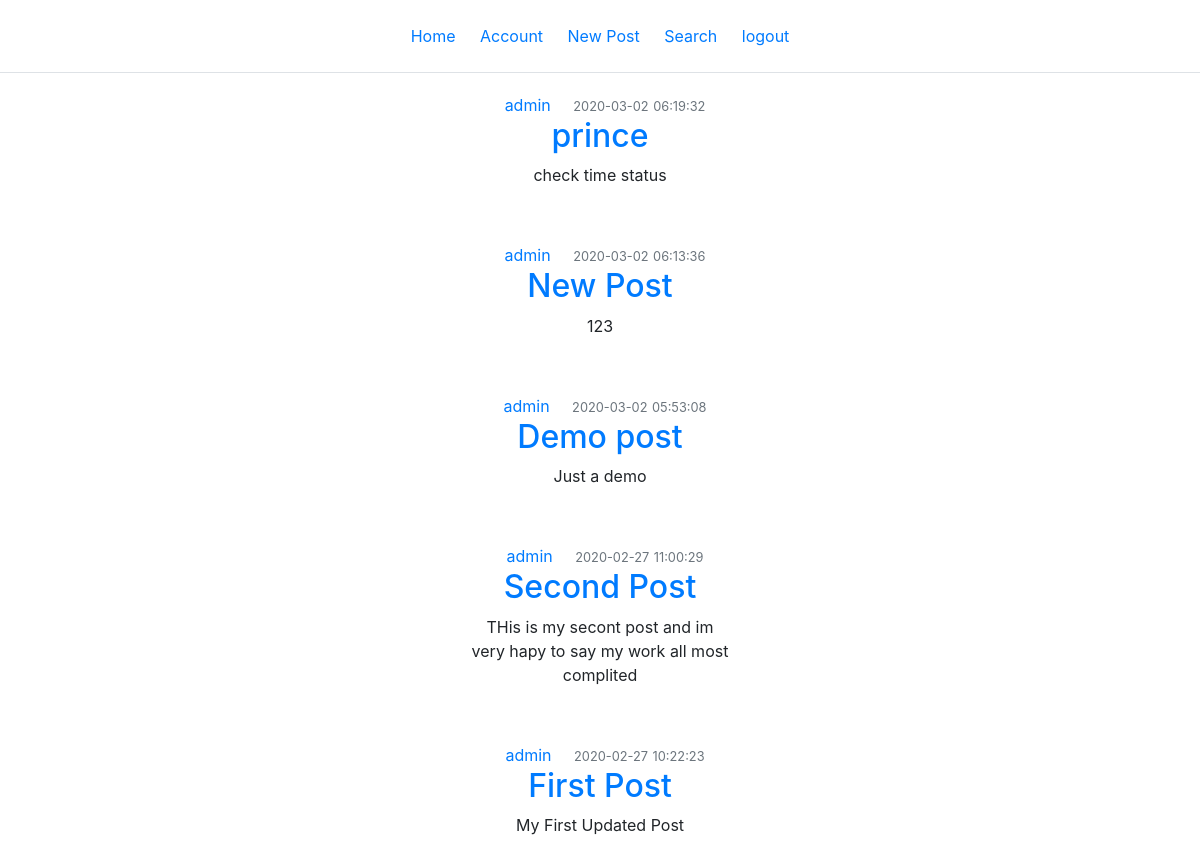
Page /account (signed in) on the committed database.
### flaskone/models.py (models this page shows)
class Post(db.Model):
    id = db.Column(db.Integer, primary_key=True)
    title = db.Column(db.String(100), nullable=False)
    date_posted = db.Column(db.DateTime, nullable=False, default=datetime.now())
    content = db.Column(db.Text, nullable=False)
    user_id = db.Column(db.Integer, db.ForeignKey('user.id'), nullable=False)
    user = db.relationship("User", backref="Posts")

class User(db.Model, UserMixin):
    id = db.Column(db.Integer, primary_key=True)
    username = db.Column(db.String(20), unique=True, nullable=False)
    email = db.Column(db.String(120), unique=True, nullable=False)
    password = db.Column(db.String(60), nullable=False)
    posts = db.relationship('Post', backref='author', lazy=True)
    friends = relationship("User", secondary=friendship,
                           primaryjoin=id==friendship.c.user_id,
                           secondaryjoin=id==friendship.c.friend_id,
                           backref=db.backref('friendz',lazy='dynamic'),
    )

### flaskone/routes.py (the view)
@app.route("/account", methods=['GET', 'POST'])
@login_required
def account():
    posts = Post.query.filter_by(user_id=current_user.id).order_by(desc(Post.date_posted))
    user = User.query.filter_by(id=current_user.id).first()
    form = SearchForm()
    print('post valid',request.method)
    if request.method == 'POST':
    	if form.validate_on_submit():
    		users = User.query.filter(User.username.like('%'+form.key.data+'%'))
    		if users:
    			return render_template('account.html', title='search',posts=posts,user =user,form=form,users=users)
    else:
    	return render_template('account.html', title='Account',posts=posts,user =user,form=form)

### flaskone/models.py (called while the page is built)
@login_manager.user_loader
def load_user(user_id):
    return User.query.get(user_id)

### flaskone/templates/account.html (shortened to what this page needs)
<center>
{% extends "base.html" %}
{% block content %}
	{% for post in posts %}
	<div class="card-body">
		<article class="media content-section">
	      <div class="media-body">
	        <div class="article-metadata">
	          <a class="mr-2" href="{{ url_for('account')}}">{{ post.author.username }}</a>
	          <small class="text-muted">{{ post.date_posted.strftime('%Y-%m-%d') }}</small>
	          <small class="text-muted">{{ post.date_posted.strftime('%H:%M:%S') }}</small>
	        </div>
	        <h2><a class="article-title" href="{{ url_for('post', post_id=post.id) }}">{{ post.title }}</a></h2>
	        <p class="article-content col-md-3">{{ post.content }}</p>
	      </div>
	    </article>
	</div>
    {% endfor %}
{% endblock %}

### flaskone/templates/base.html (style rules this page uses)
a { padding: 10px; text-decoration: none; }

### rows in the picture
Post: author.username "admin", date_posted "2020-03-02", date_posted "06:19:32", title "prince", content "check time status"
Post: author.username "admin", date_posted "2020-03-02", date_posted "06:13:36", title "New Post", content "123"
Post: author.username "admin", date_posted "2020-03-02", date_posted "05:53:08", title "Demo post", content "Just a demo"
Post: author.username "admin", date_posted "2020-02-27", date_posted "11:00:29", title "Second Post", content "THis is my secont post and im very hapy to say my work all most complited"
Post: author.username "admin", date_posted "2020-02-27", date_posted "10:22:23", title "First Post", content "My First Updated Post"
